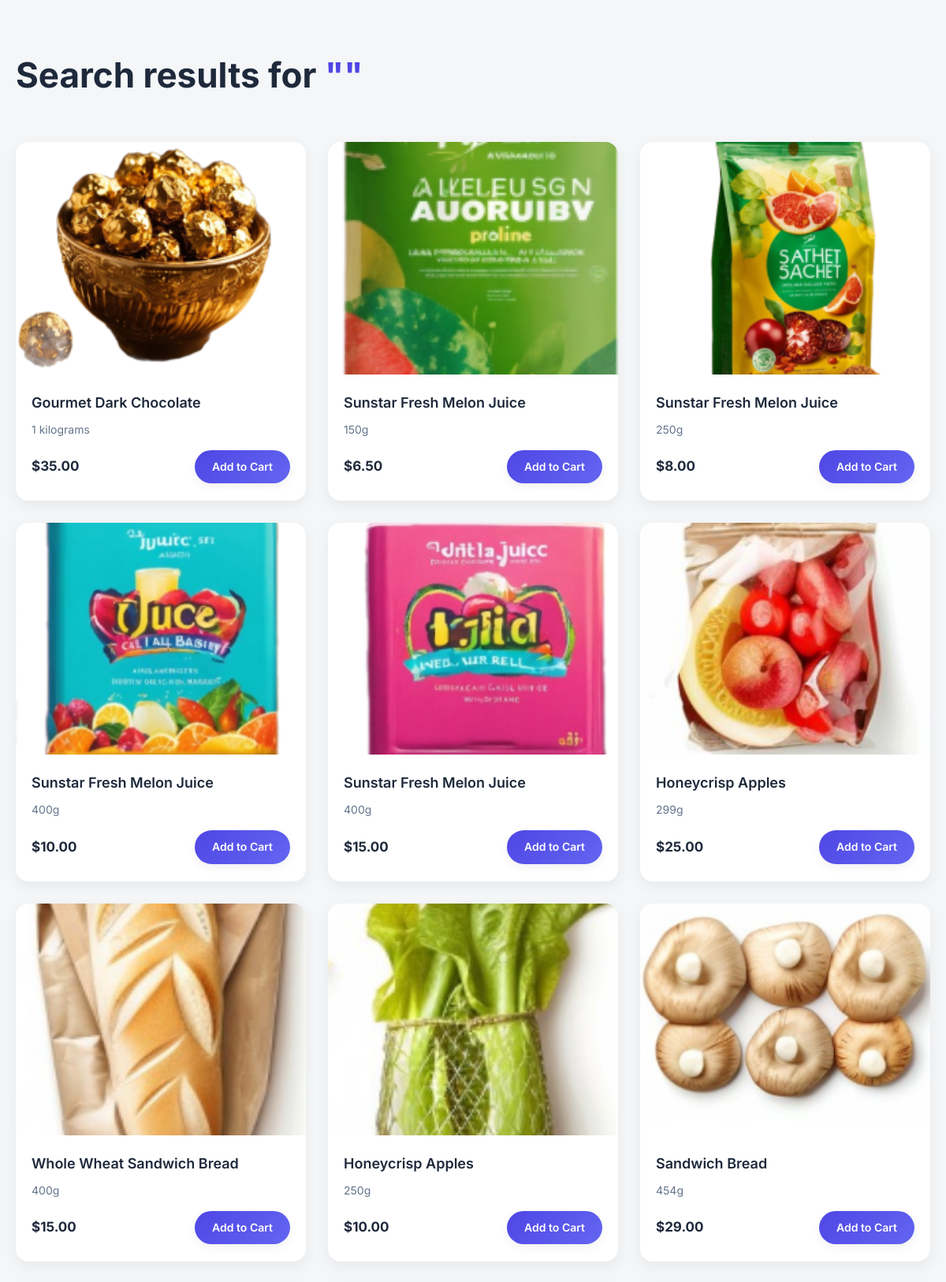
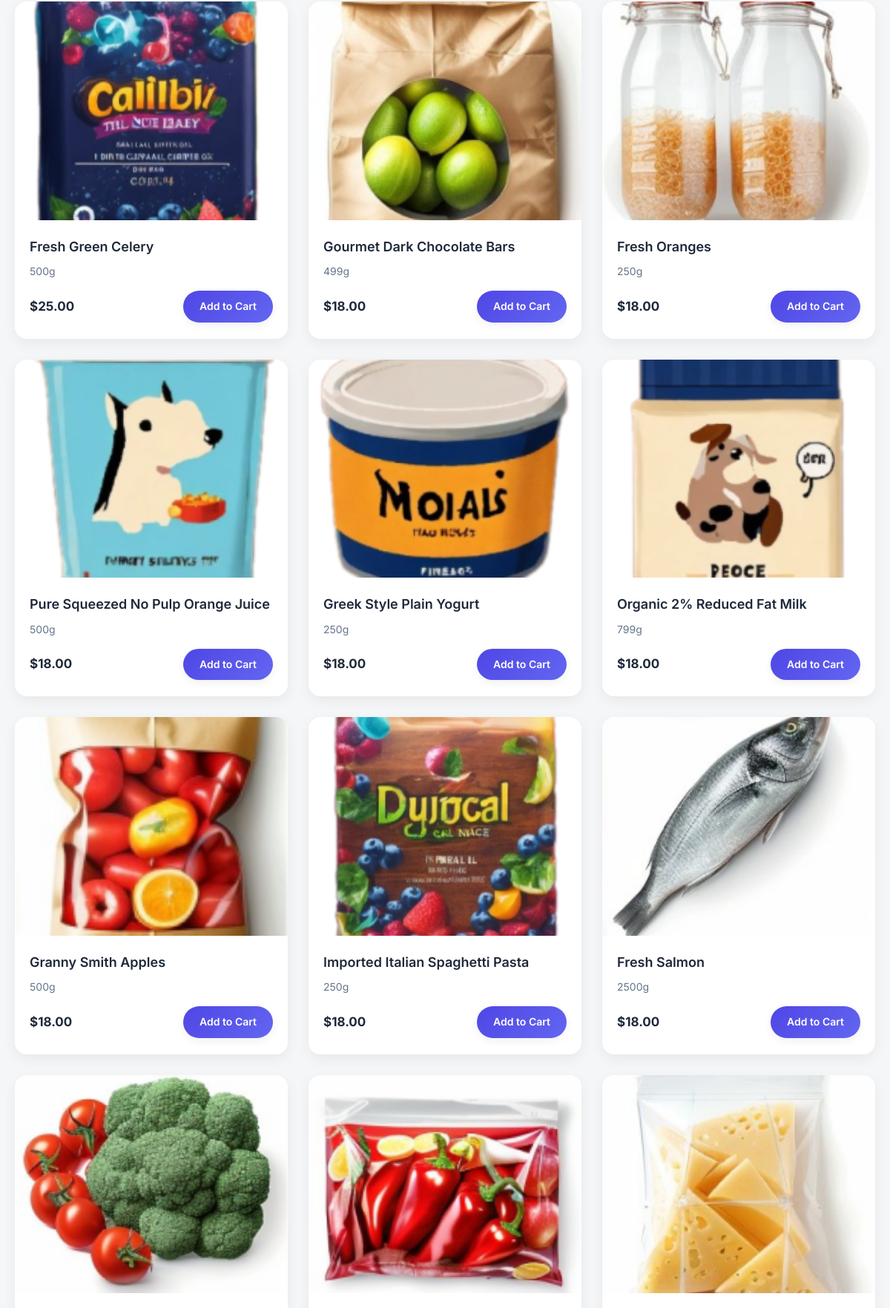
The app's page /search/ (upper part) with its own data (2 pictures, top to bottom).
### pages/models.py (models this page shows, shortened)
class Product(models.Model):
    UNIT_CHOICES = [
        ('kg', 'Kilogram'),
        ('pcs', 'Pieces'),
    ]
    name = models.CharField(max_length=200, verbose_name='Название')
    description = models.TextField(blank=True, default='No description', verbose_name='Описание')
    category = models.ForeignKey(Category, on_delete=models.SET_NULL, null=True, blank=True, verbose_name='Категория')
    price = models.DecimalField(max_digits=10, decimal_places=2, verbose_name='Цена')
    image = models.ImageField(upload_to='products/', blank=True, null=True, verbose_name='Изображение')
    unit_type = models.CharField(max_length=10, choices=UNIT_CHOICES, default='pcs', verbose_name='Единица измерения')
    created_at = models.DateTimeField(default=timezone.now, verbose_name='Дата создания')
    updated_at = models.DateTimeField(auto_now=True, verbose_name='Дата обновления')
    class Meta:
        verbose_name = 'Продукт'
        verbose_name_plural = 'Продукты'
        ordering = ['-created_at']

### pages/views.py (the view)
# urls.py: path('search/', views.search_view, name='search'),
def search_view(request):
    query = request.GET.get('q', '')
    category_id = request.GET.get('category')
    products = Product.objects.all()
    categories = Category.objects.all()
    if query:
        products = products.filter(Q(name__icontains=query) | Q(description__icontains=query))
    if category_id and category_id != 'all':
        products = products.filter(category_id=category_id)
    return render(request, 'search_results.html', {
        'products': products,
        'query': query,
        'categories': categories,
        'selected_category': category_id
    })

### templates/search_results.html (shortened to what this page needs)
<!DOCTYPE html>
<html lang="en">
<head>
</head>
<body>
<div class="container">
<div class="header">
    <h1>Search results for <span>"{{ query }}"</span></h1>
</div>
{% if products %}
<div class="results-grid">
    {% for product in products %}
    <div class="card">
        <img src="{% if product.image %}{{ product.image.url }}{% else %}/static/images/placeholder.png{% endif %}" alt="{{ product.name }}">
        <div class="card-body">
            <h2>{{ product.name }}</h2>
            <p>{{ product.description|truncatechars:100 }}</p>
            <div class="card-footer">
                <span class="price">${{ product.price }}</span>
                <a href="#" class="btn-add">Add to Cart</a>
            </div>
        </div>
    </div>
    {% endfor %}
</div>
{% else %}
<div class="empty">
    <h2>No products found</h2>
    <p>Try changing your search or browse popular items.</p>
</div>
{% endif %}
</div>
</body>
</html>

### templates/search_results.html (style rules this page uses)
:root { --bg: #f4f6f8; --card-bg: #ffffff; --text: #1e293b; --muted: #64748b; --accent: #4f46e5; --accent-hover: #6366f1; --radius: 16px; --gap: 28px; --shadow-light: rgba(0, 0, 0, 0.06); --shadow-dark: rgba(0, 0, 0, 0.15); }
* { margin: 0; padding: 0; box-sizing: border-box; font-family: 'Inter', sans-serif; }
body { background: var(--bg); color: var(--text); line-height: 1.6; }
.container { max-width: 1200px; margin: 0 auto; padding: 60px 20px; }
.header h1 { font-size: clamp(30px, 4vw, 44px); font-weight: 700; margin-bottom: 12px; }
.header span { color: var(--accent); }
.results-grid { display: grid; grid-template-columns: repeat(auto-fill,minmax(280px,1fr)); gap: var(--gap); margin-top: 50px; }
.card { background: var(--card-bg); border-radius: var(--radius); overflow: hidden; display: flex; flex-direction: column; transition: transform 0.35s ease, box-shadow 0.35s ease; cursor: pointer; position: relative; box-shadow: 0 6px 18px var(--shadow-light); }
.card img { width: 100%; aspect-ratio: 1.25; object-fit: cover; transition: transform 0.5s ease; }
.card-body { padding: 22px 20px; display: flex; flex-direction: column; flex-grow: 1; }
.card-body h2 { font-size: 18px; font-weight: 600; margin-bottom: 8px; color: var(--text); transition: color 0.3s ease; }
.card-body p { font-size: 14px; color: var(--muted); flex-grow: 1; margin-bottom: 16px; line-height: 1.5; }
.card-footer { display: flex; justify-content: space-between; align-items: center; }
.price { font-weight: 700; font-size: 17px; }
.btn-add { background: linear-gradient(135deg, #4f46e5, #6366f1); color: #fff; padding: 10px 22px; border-radius: 999px; font-weight: 600; font-size: 14px; text-decoration: none; transition: all 0.3s ease; box-shadow: 0 4px 12px var(--shadow-light); }

### records on screen
Product: image (picture), name "Gourmet Dark Chocolate", description "1 kilograms", price "35.00"
Product: image (picture), name "Sunstar Fresh Melon Juice", description "150g", price "6.50"
Product: image (picture), name "Sunstar Fresh Melon Juice", description "250g", price "8.00"
Product: image (picture), name "Sunstar Fresh Melon Juice", description "400g", price "10.00"
Product: image (picture), name "Sunstar Fresh Melon Juice", description "400g", price "15.00"
Product: image (picture), name "Honeycrisp Apples", description "299g", price "25.00"
Product: image (picture), name "Whole Wheat Sandwich Bread", description "400g", price "15.00"
Product: image (picture), name "Honeycrisp Apples", description "250g", price "10.00"
Product: image (picture), name "Sandwich Bread", description "454g", price "29.00"
Product: image (picture), name "Fresh Green Celery", description "500g", price "25.00"
Product: image (picture), name "Gourmet Dark Chocolate Bars", description "499g", price "18.00"
Product: image (picture), name "Fresh Oranges", description "250g", price "18.00"
Product: image (picture), name "Pure Squeezed No Pulp Orange Juice", description "500g", price "18.00"
Product: image (picture), name "Greek Style Plain Yogurt", description "250g", price "18.00"
Product: image (picture), name "Organic 2% Reduced Fat Milk", description "799g", price "18.00"
Product: image (picture), name "Granny Smith Apples", description "500g", price "18.00"
Product: image (picture), name "Imported Italian Spaghetti Pasta", description "250g", price "18.00"
Product: image (picture), name "Fresh Salmon", description "2500g", price "18.00"
Product: image (picture)
Product: image (picture)
Product: image (picture)
